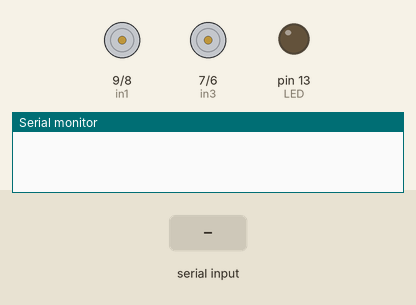
Recording of a sketch running on a simulated Arduino Uno, built with avr-gcc and run on an emulated ATmega328P. Shown: motor-driver pin pairs drawn as motors (green arrow = first pin HIGH = forward, orange = second pin HIGH = backward, longer = more drive, scaled by the enable pin), output pins drawn as LEDs (lit = HIGH), the last lines printed to the serial monitor. The inputs (shaded band) are chosen by the test bench.

Above: at 1.2 s.
1.3 s: "f" received over Serial
At 1.6 s:
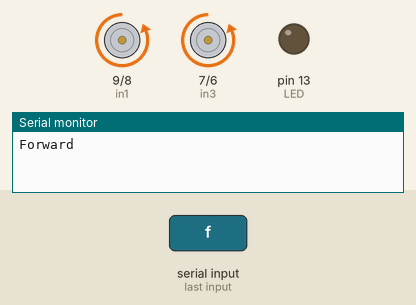
2.8 s: "b" received over Serial
At 3.9 s:
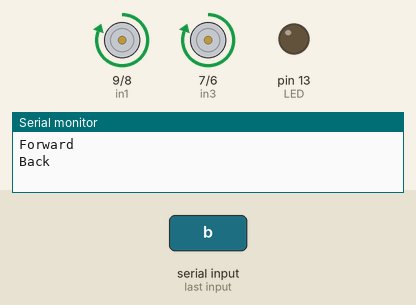
4.3 s: "l" received over Serial
At 5.0 s:
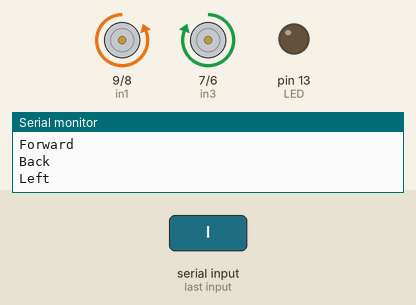
5.8 s: "r" received over Serial
At 6.2 s:
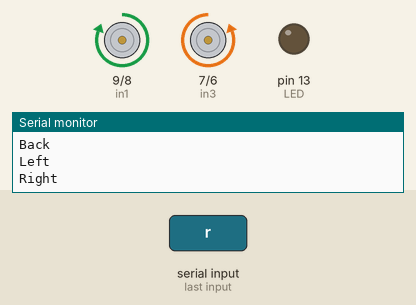
7.3 s: "s" received over Serial
At 8.5 s:
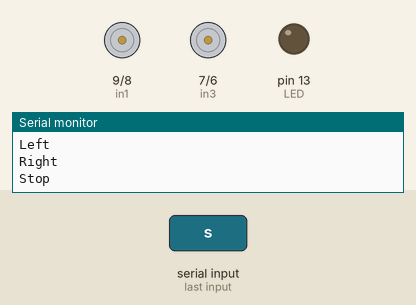
8.8 s: "a" received over Serial
At 9.7 s:
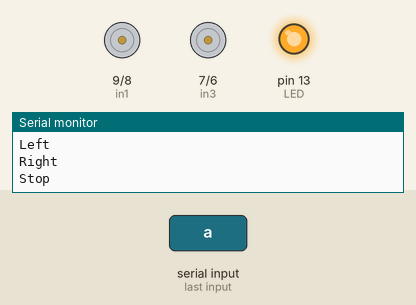
Timing chart, 0 to 11.3 s (numbered marks = the images above; inputs shaded):
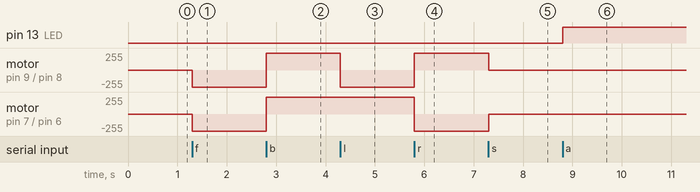

The sketch:

Demo.ino
```cpp
#include <Servo.h> //servo library
Servo myservo;

int Echo = A4;
int Trig = A5;
int rightDistance = 0,leftDistance = 0,middleDistance = 0;

/*define logic control output pin*/
int in1=9;
int in2=8;
int in3=7;
int in4=6;
/*define channel enable output pins*/
int ENA=10;
int ENB=5;

int LED = 13;
volatile int state = LOW;

char getInput;

/*define forward function*/
void Forward()
{
  digitalWrite(ENA,HIGH);
  digitalWrite(ENB,HIGH);
  digitalWrite(in1,LOW);//digital output
  digitalWrite(in2,HIGH);
  digitalWrite(in3,LOW);
  digitalWrite(in4,HIGH);
  Serial.println("Forward");
}
/*define back function*/
void Backward()
{
  digitalWrite(ENA,HIGH);
  digitalWrite(ENB,HIGH);
  digitalWrite(in1,HIGH);
  digitalWrite(in2,LOW);
  digitalWrite(in3,HIGH);
  digitalWrite(in4,LOW);
  Serial.println("Back");
}
/*define left function*/
void Left()
{
  digitalWrite(ENA,HIGH);
  digitalWrite(ENB,HIGH);
  digitalWrite(in1,LOW);
  digitalWrite(in2,HIGH);
  digitalWrite(in3,HIGH);
  digitalWrite(in4,LOW);
  Serial.println("Left");
}
/*define right function*/
void Right()
{
  digitalWrite(ENA,HIGH);
  digitalWrite(ENB,HIGH);
  digitalWrite(in1,HIGH);
  digitalWrite(in2,LOW);
  digitalWrite(in3,LOW);
  digitalWrite(in4,HIGH);
  Serial.println("Right");
}
/*define stop function*/
void Stop() {
  digitalWrite(ENA,LOW);
  digitalWrite(ENB,LOW);
  Serial.println("Stop");
}
/* LED */
void stateChange() {
  state = !state;
  digitalWrite(LED,state);
}

/*put your setup code here, to run once*/
void setup() {
  Serial.begin(9600); //Open the serial port and set the baud rate to 9600
/*Set the defined pins to the output*/
  pinMode(in1,OUTPUT);
  pinMode(in2,OUTPUT);
  pinMode(in3,OUTPUT);
  pinMode(in4,OUTPUT);
  pinMode(ENA,OUTPUT);
  pinMode(ENB,OUTPUT);
  pinMode(LED,OUTPUT);
}
/*main function*/
void loop() {
  getInput = Serial.read();
  if (getInput == 'f') {
    Forward();
  }
  else if (getInput == 'b') {
    Backward();
  }
  else if (getInput == 'l') {
    Left();
  }
  else if (getInput == 'r') {
    Right();
  }
  else if (getInput == 's') {
    Stop();
  }
  else if (getInput == 'a') {
    stateChange();
  }


}
```

Measured:
- after the input at 1.3 s, motor on pin 9 (in1) / pin 8 (in2), motor on pin 7 (in3) / pin 6 (in4): stopped → backward 255/255 at once
- after the input at 2.8 s, motor on pin 9 (in1) / pin 8 (in2), motor on pin 7 (in3) / pin 6 (in4): backward 255/255 → forward 255/255 at once
- after the input at 4.3 s, motor on pin 9 (in1) / pin 8 (in2): forward 255/255 → backward 255/255 at once
- after the input at 5.8 s, motor on pin 9 (in1) / pin 8 (in2): backward 255/255 → forward 255/255 at once; motor on pin 7 (in3) / pin 6 (in4): forward 255/255 → backward 255/255 at once
- after the input at 7.3 s, motor on pin 9 (in1) / pin 8 (in2): forward 255/255 → stopped at once; motor on pin 7 (in3) / pin 6 (in4): backward 255/255 → stopped at once
- after the input at 8.8 s, pin 13 (LED): LOW → HIGH at once
